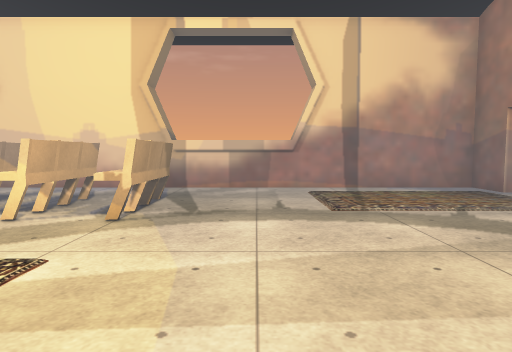
view 1 (above)

23 first-person views from a walk through a scene from a Unity 3-D project. The camera is 1.2 m above the floor, tilts 4° down and sees 75° across. Doors are open. The floor is counted in squares, 1 m on a side. Each view is taken from the middle of a square. On the plan, view 1 faces up. The plan holds only what a view shows up to about 14 squares ahead; the rest is blank. The place goes on beyond the plan. The player is left out. Some surface patterns are stand-ins.

view 2
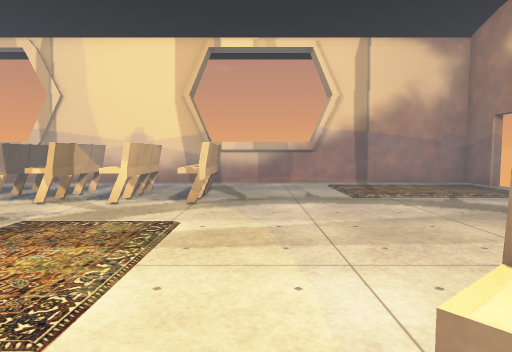

view 3
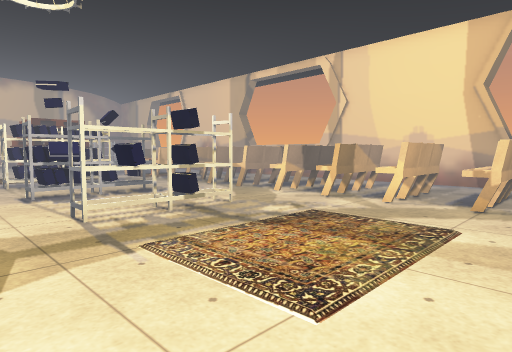

view 4
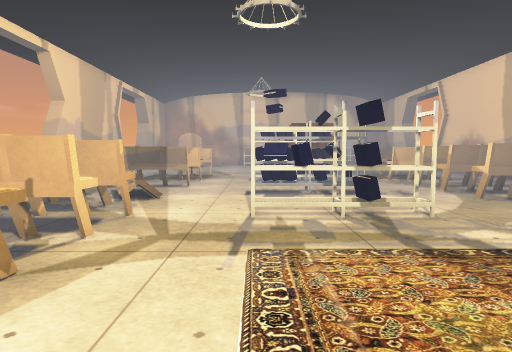

view 5
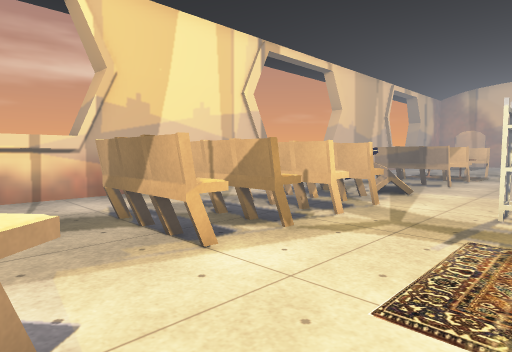

view 6
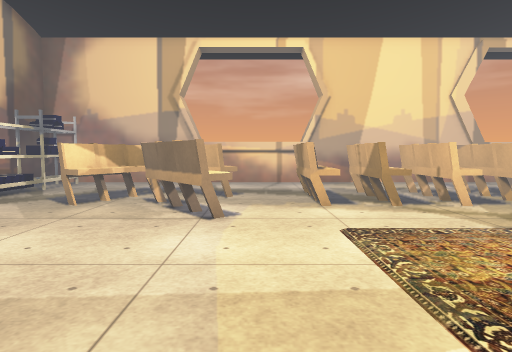

view 7
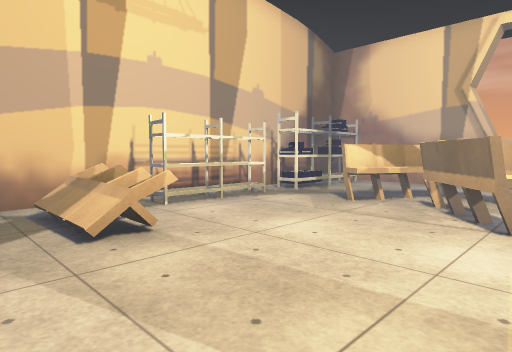

view 8
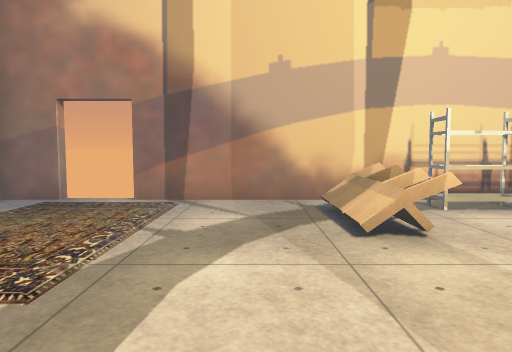

view 9
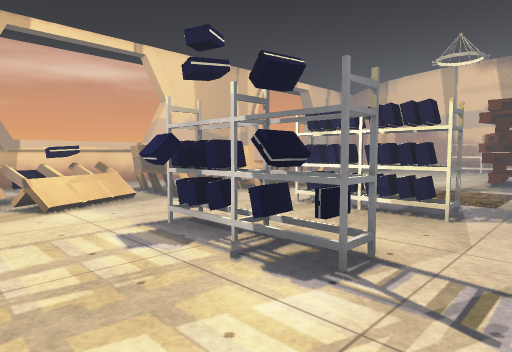

view 10
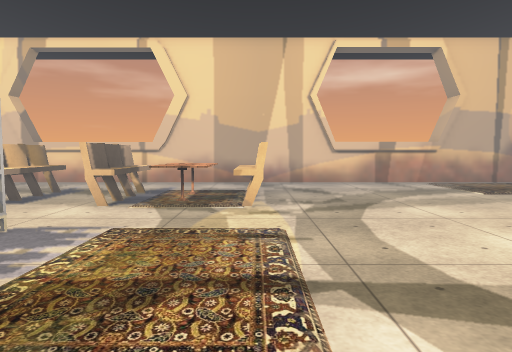

view 11
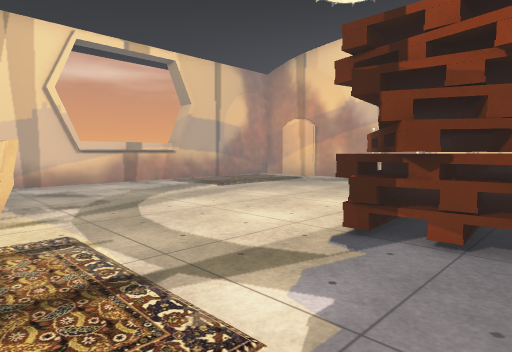

view 12
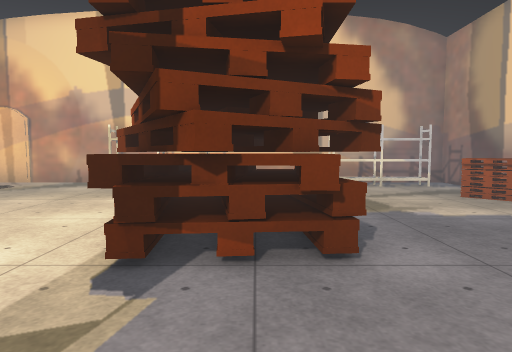

view 13
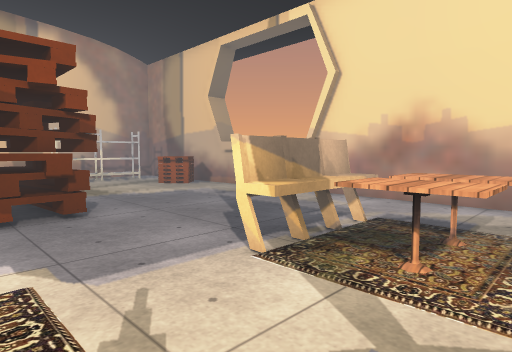

view 14
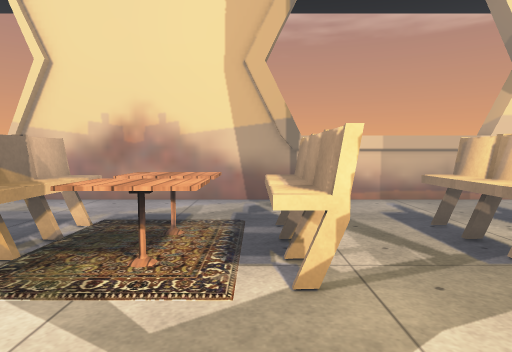

view 15
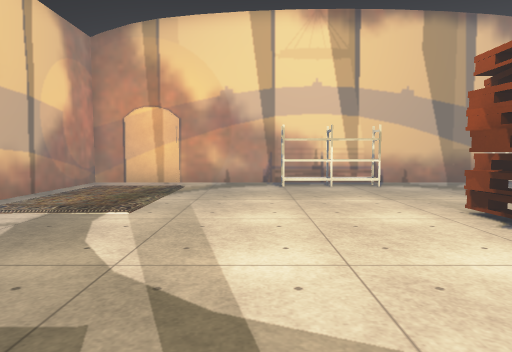

view 16
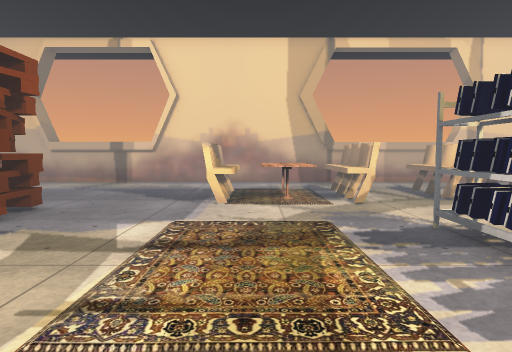

view 17
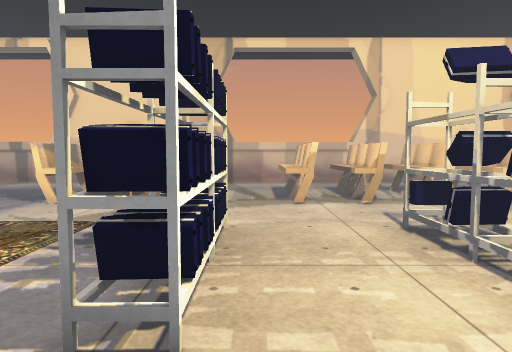

view 18
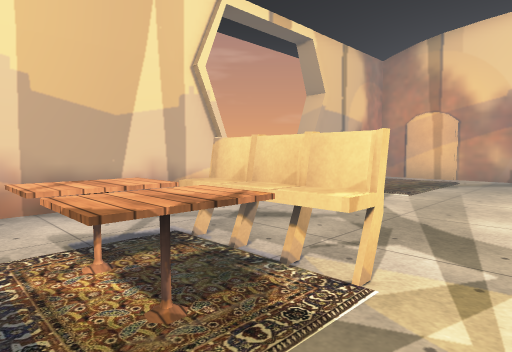

view 19
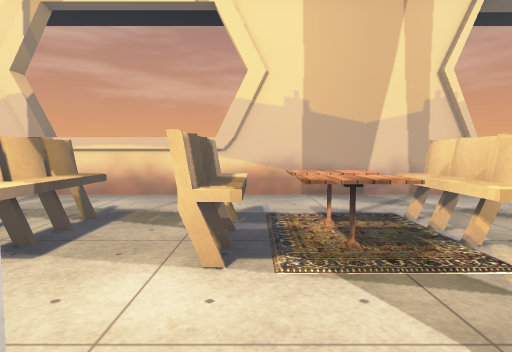

view 20
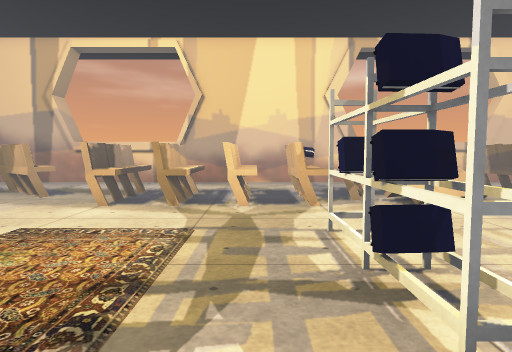

view 21
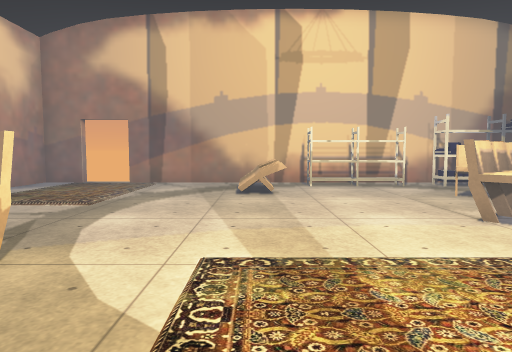

view 22
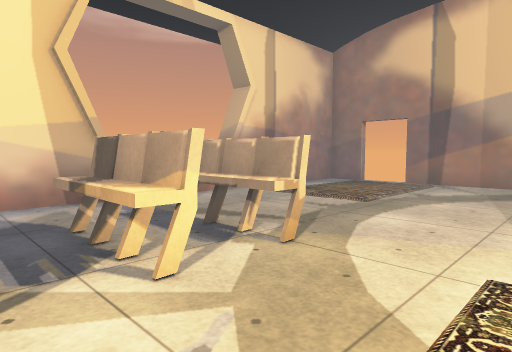

view 23
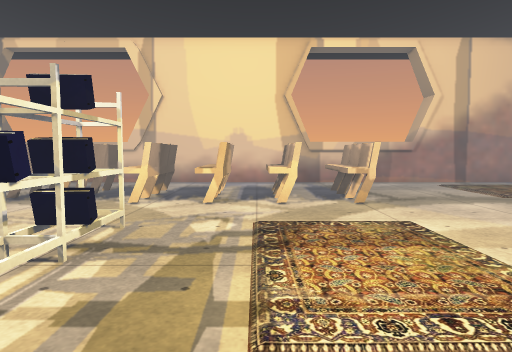

### Floor plan
Key: @ floor where view 1 was taken; # wall or solid block; x gap in a wall; . main floor; : floor 0.5 m higher than the main floor; / step, stairs or slope; D open door; C carpet; T thing the floor can be seen under or through; P pallet; A table; O other object.
Columns run from 33 left of view 1 to 8 right of it. Each row starts with its distance up from view 1.
 12 ##########################################
 11 #....P...................................#
 10 #.#..PP............................CCCCCDD
  9 #.#................................CCCCCDD
  8 # #...........CAACO.O.OOOO.O.OOO...CCCCC.D
  7 # # ..........CAACO.O.OOOO.O.OOO...CCCCC.#
  6 #.     .......CAACO.O.OOOO.O.OOO.........#
  5 #...    PPP..............................#
  4 #..... PPPP..............................#
  3 #......PPPPP......O...O..TT..........://.#
  2 #.#.....PPP.......O...O..TO..........O.O.#
  1 #.#...............O...OO.TO............x.#
  0 #.#...............O...O..TT......@.....#.#
 -1 #.#..............................O.....#.#
 -2 #................................OO....#.#
 -3 #.............CAACO.O..OO.OO.OOO..O.O....#
 -4 #.............CAACO.O.OOOOOO.OOO.OOOO..O.#
 -5 #..CCCCC......C.ACO.O...O.OO.OOO..OO...O.#
 -6 #..CCCCC................O.........O....O.#
 -7 #..CCCCC...............................O.#
 -8 #......................................O.#
 -9 ##########################################

Where each view was taken, in squares from view 1:
view 1: 0 up, 0 right, facing up
view 2: 2 down, 1 left, facing up
view 3: 2 down, 1 left, facing up-left
view 4: 0 up, 1 left, facing left
view 5: 1 up, 0 right, facing down-left
view 6: 5 up, 1 left, facing down
view 7: 5 up, 1 left, facing down-right
view 8: 5 up, 1 left, facing right
view 9: 5 up, 8 left, facing down-left
view 10: 5 up, 19 left, facing down
view 11: 5 up, 18 left, facing down-left
view 12: 4 up, 19 left, facing left
view 13: 3 up, 16 left, facing up-left
view 14: 3 up, 16 left, facing up
view 15: 2 down, 19 left, facing left
view 16: 2 down, 18 left, facing up
view 17: 2 down, 14 left, facing up
view 18: 1 down, 16 left, facing down-left
view 19: 1 up, 16 left, facing down
view 20: 5 up, 6 left, facing down
view 21: 3 up, 6 left, facing right
view 22: 3 up, 6 left, facing up-right
view 23: 2 down, 5 left, facing up
